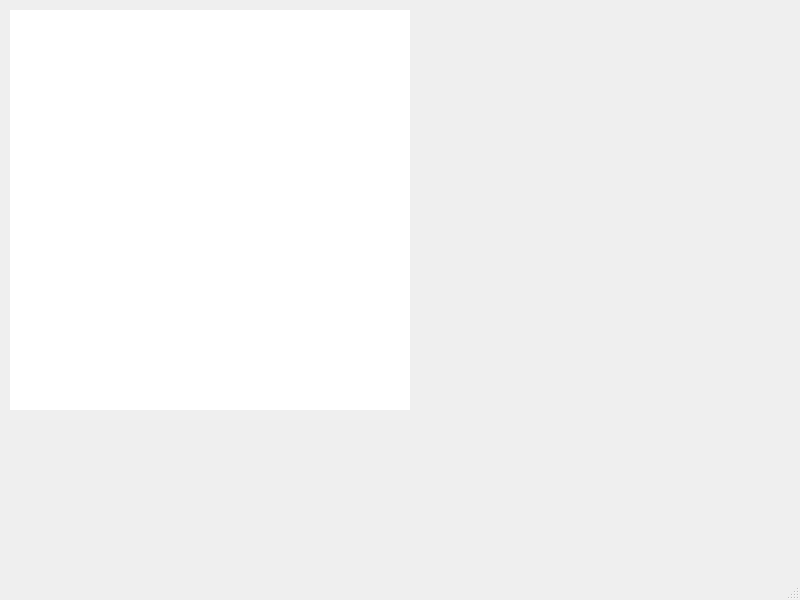
<?xml version="1.0" encoding="UTF-8"?>
<ui version="4.0">
 <class>s21_view</class>
 <widget class="QMainWindow" name="s21_view">
  <property name="geometry">
   <rect>
    <x>0</x>
    <y>0</y>
    <width>800</width>
    <height>600</height>
   </rect>
  </property>
  <property name="windowTitle">
   <string>s21_view</string>
  </property>
  <widget class="QWidget" name="centralwidget">
   <widget class="RenderScene" name="scene" native="true">
    <property name="geometry">
     <rect>
      <x>10</x>
      <y>10</y>
      <width>400</width>
      <height>400</height>
     </rect>
    </property>
    <property name="minimumSize">
     <size>
      <width>400</width>
      <height>400</height>
     </size>
    </property>
    <property name="maximumSize">
     <size>
      <width>400</width>
      <height>400</height>
     </size>
    </property>
    <property name="styleSheet">
     <string notr="true">QWidget {
	background: #FFFFFF;
}</string>
    </property>
    <widget class="QLabel" name="answer_label">
     <property name="geometry">
      <rect>
       <x>320</x>
       <y>10</y>
       <width>70</width>
       <height>60</height>
      </rect>
     </property>
     <property name="minimumSize">
      <size>
       <width>70</width>
       <height>60</height>
      </size>
     </property>
     <property name="maximumSize">
      <size>
       <width>70</width>
       <height>60</height>
      </size>
     </property>
     <property name="font">
      <font>
       <family>Umpush</family>
       <pointsize>-1</pointsize>
       <bold>true</bold>
      </font>
     </property>
     <property name="styleSheet">
      <string notr="true">QLabel {
	color: #30D5C8;
	font-size: 72px;
   background: rgba(255, 255, 255, 0)
}</string>
     </property>
     <property name="text">
      <string/>
     </property>
     <property name="alignment">
      <set>Qt::AlignCenter</set>
     </property>
    </widget>
   </widget>
  </widget>
  <widget class="QMenuBar" name="menubar">
   <property name="geometry">
    <rect>
     <x>0</x>
     <y>0</y>
     <width>800</width>
     <height>24</height>
    </rect>
   </property>
  </widget>
  <widget class="QStatusBar" name="statusbar"/>
 </widget>
 <customwidgets>
  <customwidget>
   <class>RenderScene</class>
   <extends>QWidget</extends>
   <header>renderscene.h</header>
   <container>1</container>
  </customwidget>
 </customwidgets>
 <resources/>
 <connections/>
</ui>
